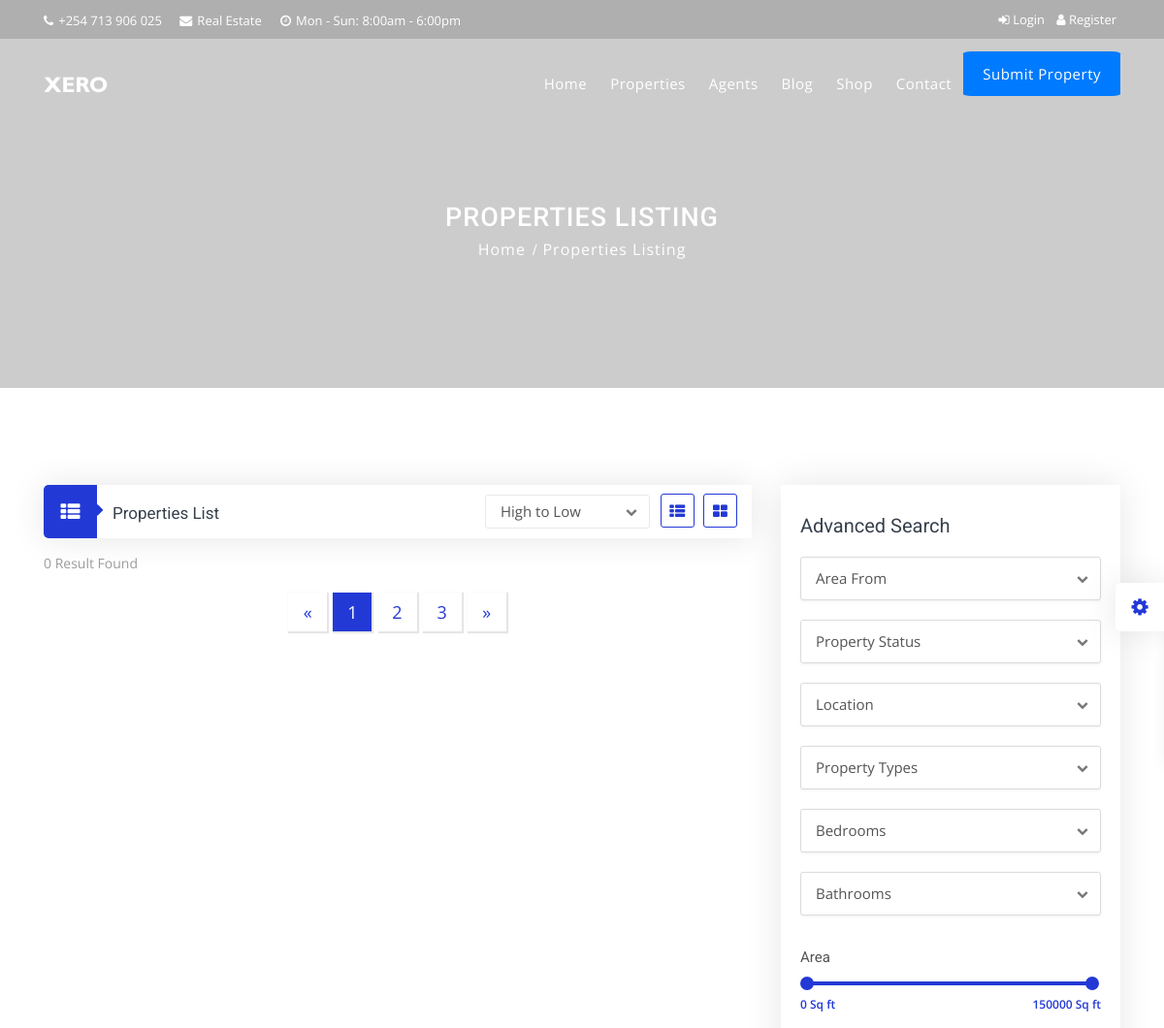
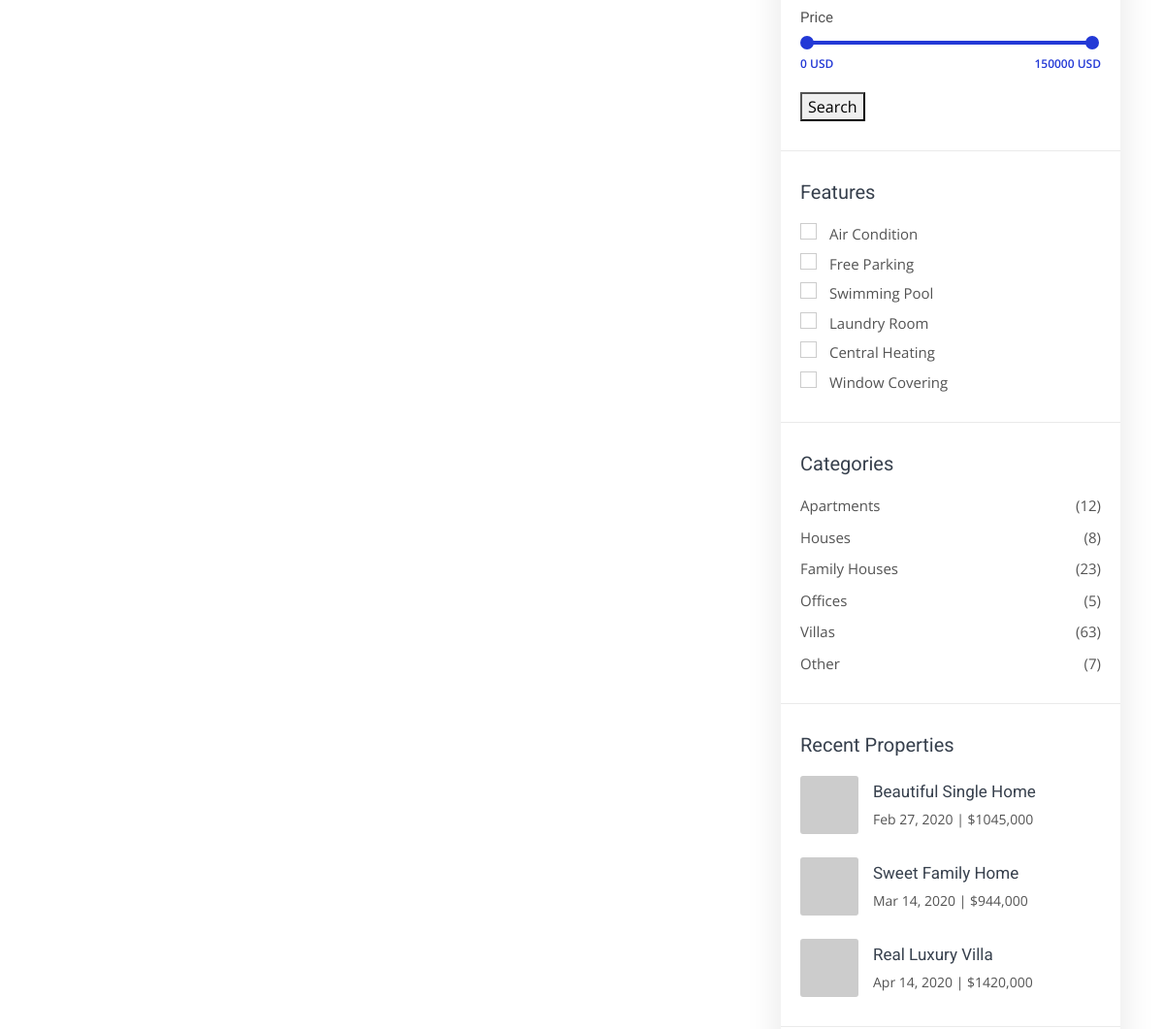
/properties/ (upper part), run on an earlier commit of the app's database (2 pictures, top to bottom).
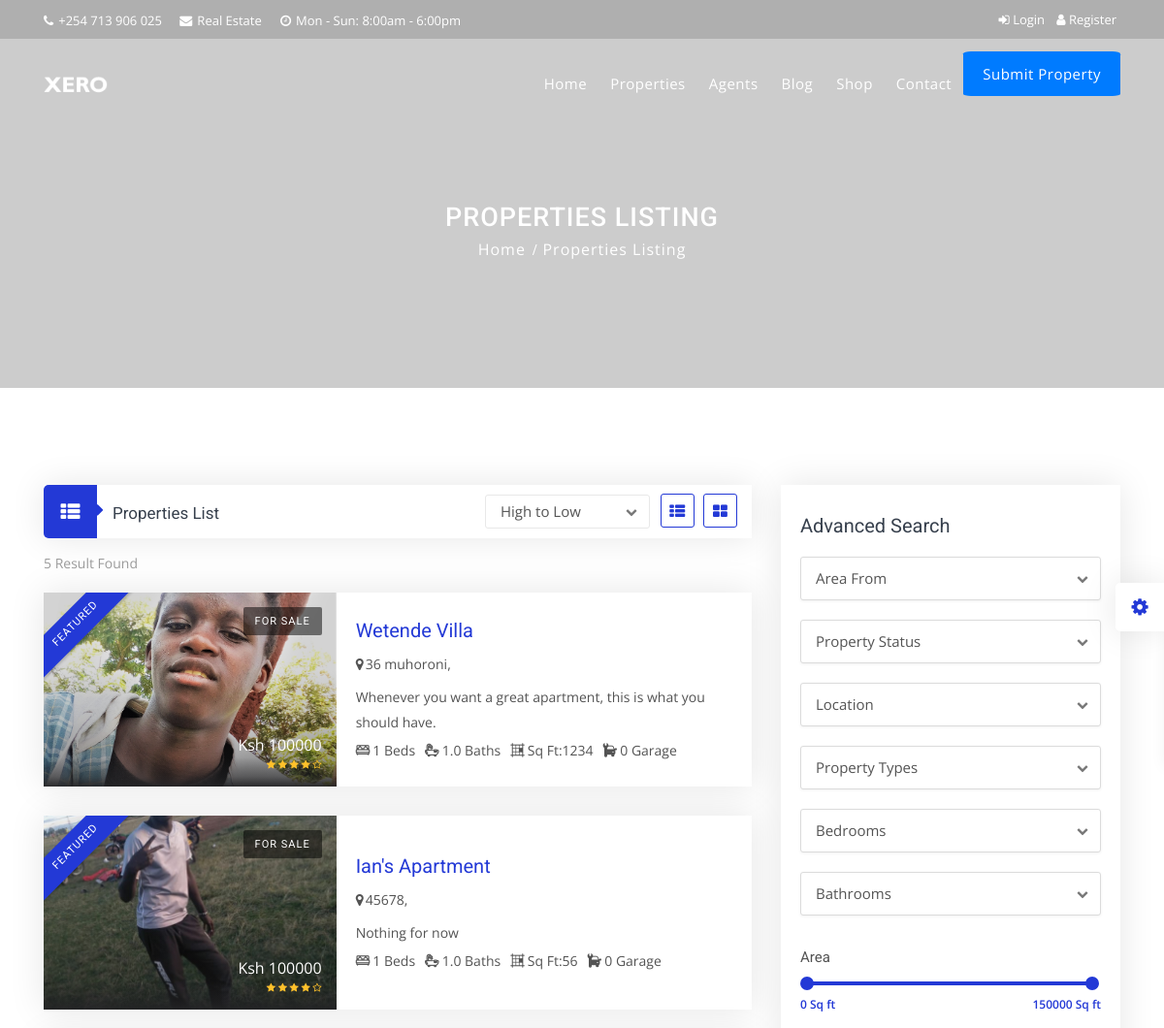
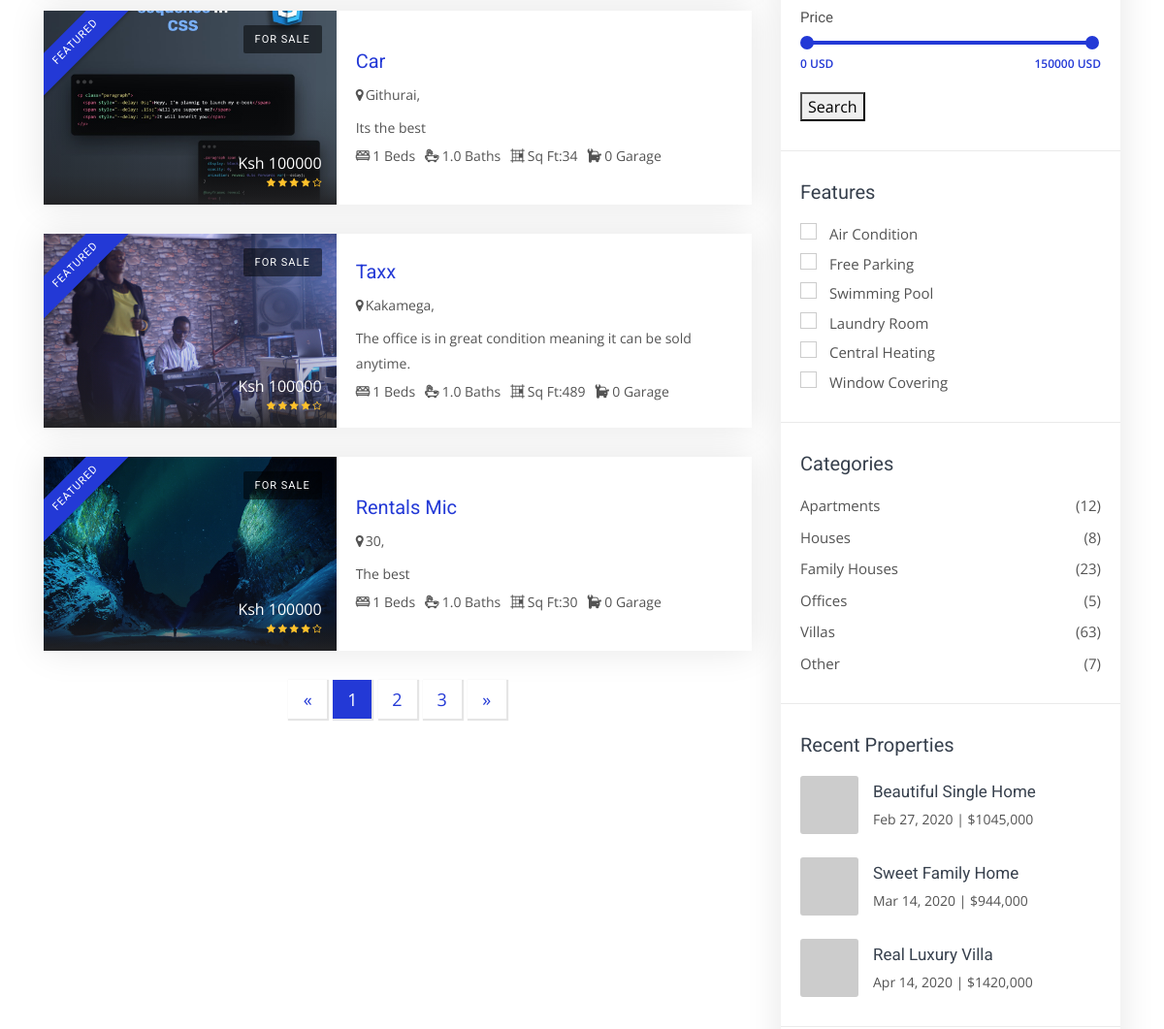
And on a later commit of the database (2 pictures, top to bottom).
### listings/models.py (models this page shows, shortened)
class Listing(models.Model):
  realtor = models.ForeignKey(Realtor, on_delete=models.DO_NOTHING, blank=True, null=True)
  user = models.ForeignKey(User, on_delete=models.DO_NOTHING, blank=True, null=True)
  title = models.CharField(max_length=200)
  address = models.CharField(max_length=200)
  city = models.CharField(max_length=100)
  county = models.CharField(max_length=100)
  postal_code = models.CharField(max_length=20)
  description = models.TextField(blank=True)
  p_type = models.CharField(max_length=100, choices=property_type, default='Office', blank=True, null=True)
  price = models.IntegerField()
  bedrooms = models.IntegerField()
  bathrooms = models.DecimalField(max_digits=2, decimal_places=1)
  garage = models.IntegerField(default=0)
  sqft = models.IntegerField()
  photo_main = models.ImageField(upload_to='photos/%Y/%m/%d/', blank=True)
  photo_1 = models.ImageField(upload_to='photos/%Y/%m/%d/', blank=True)
  photo_2 = models.ImageField(upload_to='photos/%Y/%m/%d/', blank=True)
  photo_3 = models.ImageField(upload_to='photos/%Y/%m/%d/', blank=True)
  photo_4 = models.ImageField(upload_to='photos/%Y/%m/%d/', blank=True)
  photo_5 = models.ImageField(upload_to='photos/%Y/%m/%d/', blank=True)
  photo_6 = models.ImageField(upload_to='photos/%Y/%m/%d/', blank=True)
  is_published = models.BooleanField(default=True)
  list_date = models.DateTimeField(default=datetime.now, blank=True)

### pages/views.py (the view)
# urls.py: path('properties/',views.properties, name='properties'),
def properties(request):
    if 'area' in request.GET:
        bathrooms = request.GET['bathrooms']
        bedrooms = request.GET['bedrooms']
        area = request.GET['area']
        location = request.GET['location']
        if isinstance(bathrooms, int) and isinstance(bedrooms, int) and isinstance(area, int):
            listings = Listing.objects.filter(
                Q(bathrooms=bathrooms) |
                Q(bedrooms=bedrooms) |
                Q(city__icontains=location) |
                Q(address__icontains=location) |
                Q(county__icontains=location) |
                Q(sqft=area)
            ) # Accessing foreign-keyed values upwards
        else:
             listings = Listing.objects.filter(
                Q(city__icontains=location) |
                Q(address__icontains=location) |
                Q(county__icontains=location)
            )
    else:
        listings = Listing.objects.order_by('-list_date').filter(is_published=True)
    context = {
        'listings': listings
    }
    return render(request, 'pages/properties-list-rightside.html', context)

### templates/pages/properties-list-rightside.html (shortened to what the changed rows need)
{% extends 'base.html' %}
{% block content %}
{% load static %}
<div class="sub-banner">
    <div class="container">
        <div class="breadcrumb-area">
            <h1>Properties Listing</h1>
        </div>
    </div>
</div>
<div class="properties-list-rightside content-area-2">
    <div class="container">
        <div class="row">
            <div class="col-lg-8 col-md-12">
                <div class="option-bar">
                    <div class="row clearfix">
                    </div>
                </div>
                <div class="subtitle">
                    {{listings.count}} Result Found
                </div>
                {% for listing in listings %}
                <div class="property-box-5">
                    <div class="row">
                        <div class="col-lg-5 col-md-5 col-pad">
                            <div class="property-thumbnail">
                                <a href="{% url 'shop_detail' listing.id %}" class="property-img">
                                    <div class="listing-badges">
                                        <span class="featured">Featured</span>
                                    </div>
                                    <div class="tag-for">For Sale</div>
                                    <div class="price-ratings-box">
                                        <p class="price">
                                            Ksh {{listing.price}}
                                        </p>
                                        <div class="ratings">
                                            <i class="fa fa-star"></i>
                                            <i class="fa fa-star"></i>
                                            <i class="fa fa-star"></i>
                                            <i class="fa fa-star"></i>
                                            <i class="fa fa-star-o"></i>
                                        </div>
                                    </div>
                                    <img src="{{listing.photo_main.url}}" alt="property-box-5" style="object-fit: cover;" width="200px" height="200px">
                                </a>
                                <div class="property-overlay">
                                </div>
                            </div>
                        </div>
                        <div class="col-lg-7 col-md-7 align-self-center col-pad">
                            <div class="detail">
                                <h1 class="title">
                                    <a href="{% url 'shop_detail' listing.id %}">{{listing.title}}</a>
                                </h1>
                                <div class="location">
                                    <a href="{% url 'shop_detail' listing.id %}">
                                        <i class="fa fa-map-marker"></i>{{listing.address}},
                                    </a>
                                </div>
                                <p>{{listing.description}}</p>
                                <ul class="facilities-list clearfix">
                                    <li>
                                        <i class="flaticon-bed"></i> {{listing.bedrooms}} Beds
                                    </li>
                                    <li>
                                        <i class="flaticon-bath"></i> {{listing.bathrooms}} Baths
                                    </li>
                                    <li>
                                        <i class="flaticon-square-layouting-with-black-square-in-east-area"></i> Sq Ft:{{listing.sqft}}
                                    </li>
                                    <li>
                                        <i class="flaticon-car-repair"></i> {{listing.garage}} Garage
                                    </li>
                                </ul>
                            </div>
                        </div>
                    </div>
                </div>
                {% endfor %}
                <div class="pagination-box hidden-mb-45 text-center">
                    <nav aria-label="Page navigation example">
                    </nav>
                </div>
            </div>
        </div>
    </div>
</div>
{% endblock %}

What changed in the data, as far as the page shows it:
added Listing: price "100000", photo_main (picture), title "Wetende Villa", address "36 muhoroni", description "Whenever you want a great apartment, this is what you should have.", bedrooms "1", bathrooms "1.0", sqft "1234", garage "0"
added Listing: price "100000", photo_main (picture), title "Ian's Apartment", address "45678", description "Nothing for now", bedrooms "1", bathrooms "1.0", sqft "56", garage "0"
added Listing: price "100000", photo_main (picture), title "Car", address "Githurai", description "Its the best", bedrooms "1", bathrooms "1.0", sqft "34", garage "0"
added Listing: price "100000", photo_main (picture), title "Taxx", address "Kakamega", description "The office is in great condition meaning it can be sold anytime.", bedrooms "1", bathrooms "1.0", sqft "489", garage "0"
added Listing: price "100000", photo_main (picture), title "Rentals Mic", address "30", description "The best", bedrooms "1", bathrooms "1.0", sqft "30", garage "0"
Also different on the page:
{{ listings.count }}: "0" → "5"
